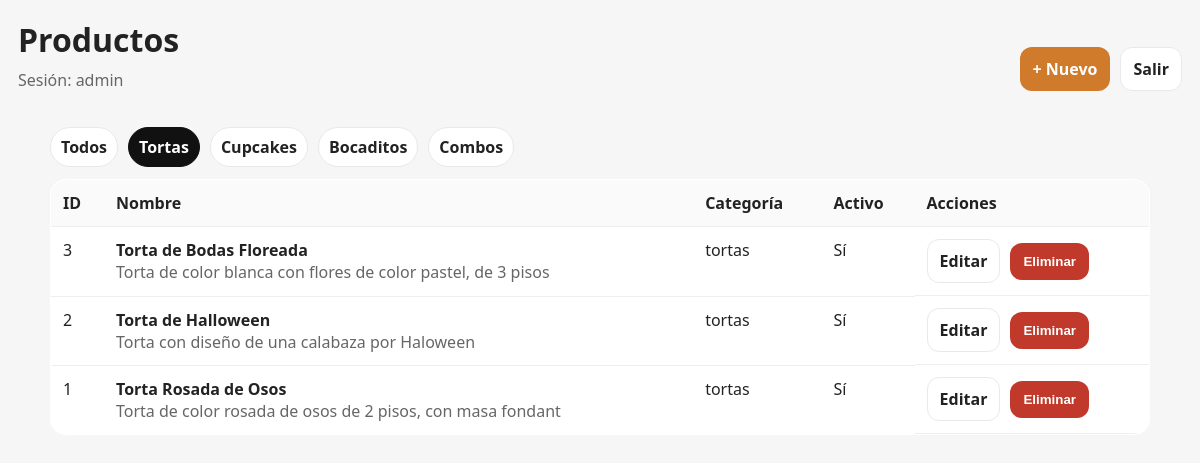
/admin/cakes?category=tortas (signed in), run on the app's committed database.
### models.py (models this page shows, shortened)
class User(UserMixin, db.Model):
    id = db.Column(db.Integer, primary_key=True)
    username = db.Column(db.String(80), unique=True, nullable=False)
    password_hash = db.Column(db.String(255), nullable=False)

class Cake(db.Model):
    id = db.Column(db.Integer, primary_key=True)
    name = db.Column(db.String(140), nullable=False)
    category = db.Column(db.String(40), nullable=False, default="tortas")  # tortas/cupcakes/bocaditos/combos
    short_desc = db.Column(db.String(220), nullable=True)
    price_from = db.Column(db.Float, nullable=True)  # opcional: precio "desde"
    servings_from = db.Column(db.Integer, nullable=True)  # opcional
    image_url = db.Column(db.String(400), nullable=True)  # URL pública (Vercel / Cloudinary / etc.)
    active = db.Column(db.Boolean, default=True)
    created_at = db.Column(db.DateTime, default=datetime.utcnow)
    updated_at = db.Column(db.DateTime, default=datetime.utcnow, onupdate=datetime.utcnow)

### app.py (the view)
    @app.get("/admin/cakes")
    @login_required
    def cakes_admin():
        category = request.args.get("category", "")
        q = Cake.query
        if category:
            q = q.filter_by(category=category)
        cakes = q.order_by(Cake.created_at.desc()).all()
        return render_template("cakes_admin.html", cakes=cakes, category=category, user=current_user)

### templates/cakes_admin.html (shortened to what this page needs)
<!doctype html>
<html lang="es">
<head>
  <link rel="stylesheet" href="/static/admin.css"/>
</head>
<body>
  <header class="top">
    <div>
      <h1>Productos</h1>
      <p class="muted">Sesión: {{ user.username }}</p>
    </div>
    <div class="actions">
      <a class="btn" href="/admin/cakes/new">+ Nuevo</a>
      <a class="btn ghost" href="/logout">Salir</a>
    </div>
  </header>
  <main class="container">
    <div class="filters">
      <a class="{{ 'active' if not category else '' }}" href="/admin/cakes">Todos</a>
      <a class="{{ 'active' if category=='tortas' else '' }}" href="/admin/cakes?category=tortas">Tortas</a>
      <a class="{{ 'active' if category=='cupcakes' else '' }}" href="/admin/cakes?category=cupcakes">Cupcakes</a>
      <a class="{{ 'active' if category=='bocaditos' else '' }}" href="/admin/cakes?category=bocaditos">Bocaditos</a>
      <a class="{{ 'active' if category=='combos' else '' }}" href="/admin/cakes?category=combos">Combos</a>
    </div>
    <table>
      <thead>
        <tr>
          <th>ID</th><th>Nombre</th><th>Categoría</th><th>Activo</th><th>Acciones</th>
        </tr>
      </thead>
      <tbody>
        {% for c in cakes %}
          <tr>
            <td>{{ c.id }}</td>
            <td>
              <strong>{{ c.name }}</strong><br>
              <span class="muted">{{ c.short_desc or '' }}</span>
            </td>
            <td>{{ c.category }}</td>
            <td>{{ 'Sí' if c.active else 'No' }}</td>
            <td class="row-actions">
              <a class="btn ghost" href="/admin/cakes/{{c.id}}/edit">Editar</a>
              <form method="post" action="/admin/cakes/{{c.id}}/delete" onsubmit="return confirm('¿Eliminar?');">
                <button class="btn danger" type="submit">Eliminar</button>
              </form>
            </td>
          </tr>
        {% endfor %}
      </tbody>
    </table>
  </main>
</body>
</html>

### static/admin.css (style rules this page uses)
* { box-sizing:border-box; }
body { margin:0; font-family:system-ui,Segoe UI,Roboto,Arial; background:#f6f6f6; color:#222; }
.container { width:min(1100px, calc(100% - 32px)); margin: 18px auto; }
h1 { margin:0 0 8px; }
button,.btn { display:inline-flex; align-items:center; justify-content:center; padding:10px 12px; border-radius:12px; border:1px solid transparent; background:#d07a2b; color:#fff; font-weight:900; cursor:pointer; text-decoration:none; }
.btn.ghost { background:#fff; color:#222; border-color:#e9e9e9; }
.btn.danger { background:#c0392b; }
.top { display:flex; justify-content:space-between; align-items:flex-end; gap:12px; padding:18px; }
.actions { display:flex; gap:10px; }
.muted { color:#666; margin:0; }
table { width:100%; border-collapse:collapse; background:#fff; border:1px solid #e9e9e9; border-radius:16px; overflow:hidden; }
th,td { padding:12px; border-bottom:1px solid #eee; text-align:left; vertical-align:top; }
th { background:#fafafa; }
.row-actions { display:flex; gap:10px; align-items:center; }
.row-actions form { margin:0; }
.filters { display:flex; gap:10px; margin: 0 0 12px; }
.filters a { padding:8px 10px; border:1px solid #e9e9e9; border-radius:999px; background:#fff; text-decoration:none; color:#222; font-weight:800; }
.filters a.active { background:#111; color:#fff; border-color:#111; }

### data on the page
User: username "admin"
Cake: id "3", name "Torta de Bodas Floreada", short_desc "Torta de color blanca con flores de color pastel, de 3 pisos", category "tortas", active "Sí"
Cake: id "2", name "Torta de Halloween", short_desc "Torta con diseño de una calabaza por Haloween", category "tortas", active "Sí"
Cake: id "1", name "Torta Rosada de Osos", short_desc "Torta de color rosada de osos de 2 pisos, con masa fondant", category "tortas", active "Sí"
